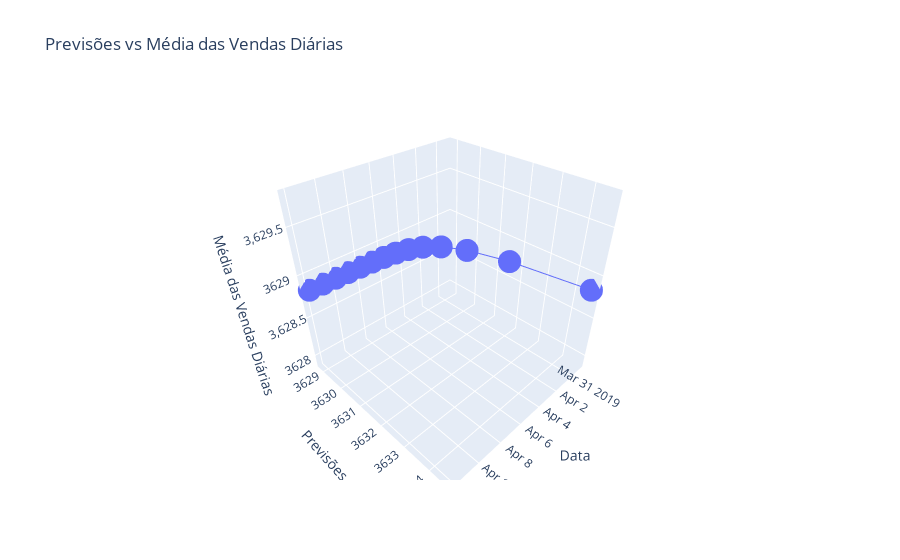

The notebook cell this image was saved under:
### Code cell
# Criar um objeto de figura
fig = go.Figure()

# Adicionar as previsões ao gráfico como um gráfico de dispersão 3D
fig.add_trace(
    go.Scatter3d(
        x=np.arange(
            sales_daily.index[-1],
            sales_daily.index[-1] + pd.Timedelta(days=forecast_days),
            pd.Timedelta(days=1),
        ),
        y=forecast,
        z=np.full(forecast.shape, mean_sales),
        mode="lines+markers",
        name="Previsões vs Média das Vendas Diárias",
        hovertemplate="<b>Data</b>: %{x}<br>"
        + "<b>Previsões</b>: %{y}<br>"
        + "<b>Média das Vendas Diárias</b>: %{z}<br>",
    )
)

# Configurar o título e os rótulos dos eixos
fig.update_layout(
    title="Previsões vs Média das Vendas Diárias",
    scene=dict(
        xaxis_title="Data",
        yaxis_title="Previsões",
        zaxis_title="Média das Vendas Diárias",
    ),
)

# Mostrar o gráfico
fig.show()

### Figure 1 — Plotly figure (JSON) as saved in the notebook; plotly's stock layout.template omitted (floating-point values rounded to 4 significant figures)
{"data": [{"hovertemplate": "<b>Data</b>: %{x}<br><b>Previsões</b>: %{y}<br><b>Média das Vendas Diárias</b>: %{z}<br>", "mode": "lines+markers", "name": "Previsões vs Média das Vendas Diárias", "type": "scatter3d", "x": ["2019-03-30T00:00:00.000000", "2019-03-31T00:00:00.000000", "2019-04-01T00:00:00.000000", "2019-04-02T00:00:00.000000", "2019-04-03T00:00:00.000000", "2019-04-04T00:00:00.000000", "2019-04-05T00:00:00.000000", "2019-04-06T00:00:00.000000", "2019-04-07T00:00:00.000000", "2019-04-08T00:00:00.000000", "2019-04-09T00:00:00.000000", "2019-04-10T00:00:00.000000", "2019-04-11T00:00:00.000000", "2019-04-12T00:00:00.000000"], "y": [3635.0, 3632.0, 3630.0, 3630.0, 3629.0, 3629.0, 3629.0, 3629.0, 3629.0, 3629.0, 3629.0, 3629.0, 3629.0, 3629.0], "z": [3629.0, 3629.0, 3629.0, 3629.0, 3629.0, 3629.0, 3629.0, 3629.0, 3629.0, 3629.0, 3629.0, 3629.0, 3629.0, 3629.0]}], "layout": {"scene": {"xaxis": {"title": {"text": "Data"}}, "yaxis": {"title": {"text": "Previsões"}}, "zaxis": {"title": {"text": "Média das Vendas Diárias"}}}, "title": {"text": "Previsões vs Média das Vendas Diárias"}}}
